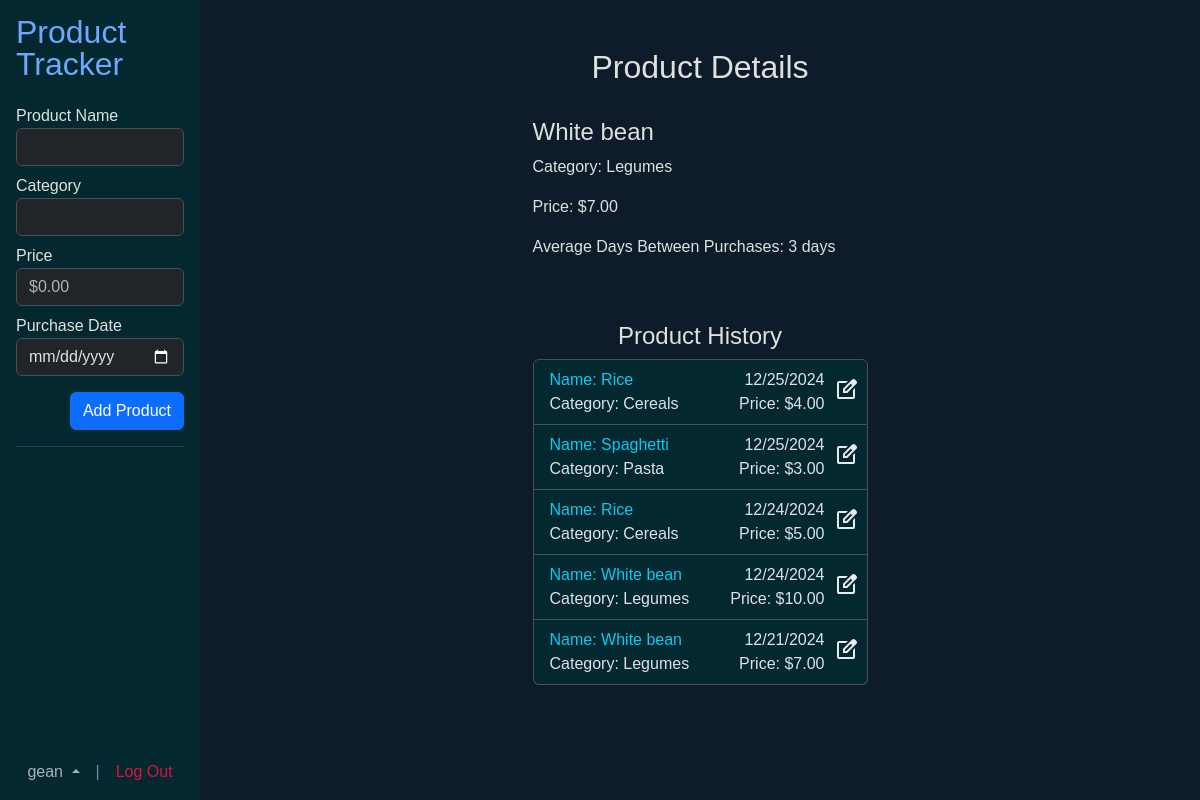
The app's page /product?id=4 (signed in) with its own data.
### tables this page shows
CREATE TABLE users (
id       INTEGER NOT NULL PRIMARY KEY AUTOINCREMENT,
username TEXT NOT NULL UNIQUE,
pwd      TEXT NOT NULL
);

CREATE TABLE items (
id        INTEGER NOT NULL PRIMARY KEY AUTOINCREMENT,
item_name TEXT NOT NULL UNIQUE,
cat_id    INTEGER NOT NULL,
    FOREIGN KEY (cat_id) REFERENCES categories(id)
    ON UPDATE CASCADE
    ON DELETE CASCADE
);

CREATE TABLE categories (
id       INTEGER NOT NULL PRIMARY KEY AUTOINCREMENT,
cat_name TEXT NOT NULL UNIQUE
);

CREATE TABLE history (
id         INTEGER NOT NULL PRIMARY KEY AUTOINCREMENT,
user_id    INTEGER NOT NULL,
item_id    INTEGER NOT NULL,
t_date INTEGER NOT NULL DEFAULT CURRENT_TIMESTAMP,
price      NUMERIC NOT NULL,
    FOREIGN KEY (user_id) REFERENCES users(id)
        ON UPDATE CASCADE
        ON DELETE CASCADE,
    FOREIGN KEY (item_id) REFERENCES items(id)
        ON UPDATE CASCADE
        ON DELETE CASCADE
);

### app.py (the view)
@app.route("/product", methods=["GET"])
@login_required
def product():
    categories = db.execute(text(
        "SELECT id, cat_name AS name FROM categories"
    )).fetchall()
    products = db.execute(text(
        """SELECT history.id AS hist_id, items.id, item_name AS name, cat_name AS category, price, t_date, username FROM history
            JOIN users ON user_id = users.id
            JOIN items ON item_id = items.id
            JOIN categories ON items.cat_id = categories.id
            WHERE user_id = :user
            ORDER BY t_date DESC"""
    ), {"user": session["user_id"]}).fetchall()
    selected = None
    dt_diff = []
    for product in products:
        if product.hist_id == int(request.args.get("id")):
            selected = product
    for product in products:
        if product.name == selected.name:
            dt_diff.append(floor(int(product.t_date) / 86400))
    dt_sum = 0
    count = 0
    for i in range(len(dt_diff)):
        if i + 1 < len(dt_diff):
            dt_sum += dt_diff[i] - dt_diff[i + 1]
            count += 1
    try:
        avg_days = int(dt_sum / count)
    except ZeroDivisionError:
        avg_days = 0
    try:
        username = db.execute(text(
            "SELECT username FROM users WHERE id = :id"
        ), {"id": session['user_id']}).fetchone().username
    except:
        session.clear()
        return redirect("/")
    return render_template("index.html", selected_product=selected, products=products, categories=categories, avg_days=avg_days, username=username)

### app.py (called while the page is built)
def usd(value):
    return f"${value:,.2f}"

def date_format(pattern, value):
    return time.strftime(pattern, time.localtime(value))

def login_required(f):
    @wraps(f)
    def decorated_function(*args, **kwargs):
        if session.get("user_id") is None:
            return redirect("/login")
        return f(*args, **kwargs)
    return decorated_function

### templates/index.html (shortened to what this page needs)
{% extends "layout.html" %}
{% block main %}
	<div class="d-flex h-100 p-0 m-0">
		<div class="offcanvas-sm" style="width:200px"></div>
		<nav class="offcanvas-sm offcanvas-start p-3 h-100 bg-info-subtle" style="width: 200px; position: fixed;" tabindex="-1" id="offcanvasResponsive" aria-labelledby="offcanvasResponsiveLabel">
            <div class="offcanvas-body-sm" style="height: 60%">
				<h2 class="offcanvas-title mb-4 lh-1"><a href="/">Product Tracker</a></h2>
				<form method="POST" action="{{ url_for('add_product')}}">
					<div class="form-group mb-2">
						<label for="name">Product Name</label>
						<input type="text" class="form-control" id="name" name="name" required autocomplete="name">
					</div>
					<div class="form-group mb-2">
						<label for="category">Category</label>
						<input name="category" class="form-control" list="datalistOptions" id="category" required>
					</div>
					<div class="form-group mb-2">
						<label for="price">Price</label>
						<input type="number" class="form-control" id="price" name="price" required step="0.01" min="0" placeholder="$0.00">
					</div>
					<div class="form-group mb-2">
						<label for="date">Purchase Date</label>
						<input type="date" class="form-control" id="date" name="date" required>
					</div>
					<div class="form-group mb-3 pt-2 text-end">
						<button type="submit" class="btn btn-primary">Add Product</button>
					</div>
				</form>
				<hr style="color: #778DA9">
			</div>
			<div id="user-div" class="offcanvas-footer d-flex justify-content-center align-items-end dropup" style="height:40%">
				<a class="text-muted dropdown-toggle" data-bs-toggle="dropdown" aria-expanded="false" style="cursor: pointer">{{ username }} </a>
				<a class="px-3" style="color: #778DA9">|</a>
				<a href="/logout" style="color: #DC143C">Log Out</a>
			</div>
		</nav>
		<div class="text-center mx-auto p-2 pt-5">
			<div class="text-start pb-4" style="height: 250px; width: 335px;">
				{% if selected_product %}
					<h2 class="pb-4 text-center">Product Details</h2>
					<h4>{{ selected_product.name.capitalize() }}</h3>
					<p>Category: {{ selected_product.category.capitalize() }}</p>
					<p>Price: {{ usd(selected_product.price) }}</p>
					<p>Average Days Between Purchases: {{ avg_days }} days</p>
				{% else %}
					<div class="text-center">
						<h2>Product Details</h2>
						<p>Select a product to see details.</p>
					</div>
				{% endif %}
			</div>
			<div class="mt-4 mx-auto pb-4" style="width: 335px;">
				<h4>Product History</h4>
				<ul id="product-list" class="list-group">
					{% if products %}
						{% for product in products %}
							<li class="bg-info-subtle d-flex list-group-item pb-2 pe-0">
								<div class="w-100 text-start">
									<a href="{{ url_for('product', id=product.hist_id) }}" class="text-body">
										<div class="row">
											<div class="col-auto text-info">Name: {{ product.name.capitalize() }}</div>
											<div class="col text-end">{{ date_format("%m/%d/%Y", product.t_date) }}</div>
										</div>
										<div class="row">
											<div class="col-auto">Category: {{ product.category.capitalize() }}</div>
											<div class="col text-end">Price: {{ usd(product.price) }}</div>
										</div>
									</a>
								</div>
								<div>
									<button name="edit" value="{{ product.hist_id }}" class="btn p-2 pb-0 pt-2" data-bs-toggle="modal" data-bs-target="#modal" data-bs-name="{{ product.name.capitalize() }}">
									</button>
								</div>
							</li>
						{% endfor %}
					{% else %}
							<p>No Products</p>
					{% endif %}
				</ul>
			</div>
		</div>
    </div>
{% endblock %}

### templates/layout.html (style rules this page uses)
body { background-color: #0D1B2A; font-family: 'montserrat', sans-serif; color: #E0E1DD; height: 100vh; }
a { text-decoration: none; }

### records on screen
users: username "gean"
items: name "White bean"
categories: category "Legumes"
history: price "$7.00", name "White bean", t_date "12/21/2024", category "Legumes"
history: name "Rice", t_date "12/25/2024", category "Cereals", price "$4.00"
history: name "Spaghetti", t_date "12/25/2024", category "Pasta", price "$3.00"
history: name "Rice", t_date "12/24/2024", category "Cereals", price "$5.00"
history: name "White bean", t_date "12/24/2024", category "Legumes", price "$10.00"

### other values on screen
{{ avg_days }} "3"
